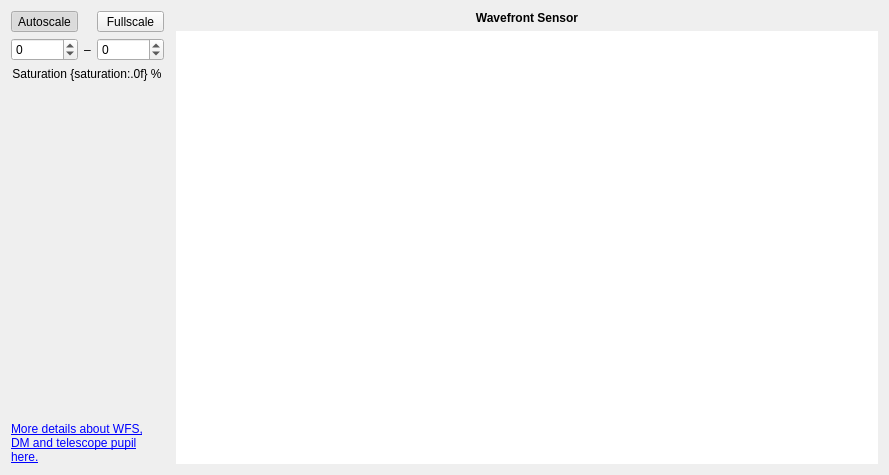
<?xml version="1.0" encoding="UTF-8"?>
<ui version="4.0">
 <class>WFSWidget</class>
 <widget class="QWidget" name="WFSWidget">
  <property name="geometry">
   <rect>
    <x>0</x>
    <y>0</y>
    <width>889</width>
    <height>475</height>
   </rect>
  </property>
  <property name="windowTitle">
   <string>Wavefront Sensor - KalAO</string>
  </property>
  <layout class="QGridLayout" name="gridLayout" columnstretch="0,1">
   <item row="0" column="1">
    <widget class="QLabel" name="title_label">
     <property name="font">
      <font>
       <bold>true</bold>
      </font>
     </property>
     <property name="text">
      <string>Wavefront Sensor</string>
     </property>
     <property name="alignment">
      <set>Qt::AlignCenter</set>
     </property>
    </widget>
   </item>
   <item row="1" column="1">
    <widget class="KGraphicsView" name="wfs_view">
     <property name="enabled">
      <bool>true</bool>
     </property>
     <property name="frameShape">
      <enum>QFrame::NoFrame</enum>
     </property>
     <property name="verticalScrollBarPolicy">
      <enum>Qt::ScrollBarAlwaysOff</enum>
     </property>
     <property name="horizontalScrollBarPolicy">
      <enum>Qt::ScrollBarAlwaysOff</enum>
     </property>
     <property name="sizeAdjustPolicy">
      <enum>QAbstractScrollArea::AdjustToContents</enum>
     </property>
    </widget>
   </item>
   <item row="0" column="0" rowspan="2">
    <layout class="QGridLayout" name="side_layout" columnstretch="0,0">
     <item row="0" column="0">
      <layout class="QGridLayout" name="scale_layout" columnstretch="1,0,1">
       <item row="2" column="0" colspan="3" alignment="Qt::AlignHCenter|Qt::AlignVCenter">
        <widget class="KLabel" name="saturation_label">
         <property name="text">
          <string>Saturation {saturation:.0f} %</string>
         </property>
         <property name="alignment">
          <set>Qt::AlignCenter</set>
         </property>
        </widget>
       </item>
       <item row="1" column="0">
        <widget class="KScaledDoubleSpinbox" name="min_spinbox">
         <property name="keyboardTracking">
          <bool>false</bool>
         </property>
         <property name="decimals">
          <number>0</number>
         </property>
         <property name="minimum">
          <double>-1000.000000000000000</double>
         </property>
         <property name="maximum">
          <double>100000.000000000000000</double>
         </property>
         <property name="singleStep">
          <double>100.000000000000000</double>
         </property>
        </widget>
       </item>
       <item row="1" column="2" alignment="Qt::AlignVCenter">
        <widget class="KScaledDoubleSpinbox" name="max_spinbox">
         <property name="keyboardTracking">
          <bool>false</bool>
         </property>
         <property name="decimals">
          <number>0</number>
         </property>
         <property name="minimum">
          <double>-1000.000000000000000</double>
         </property>
         <property name="maximum">
          <double>100000.000000000000000</double>
         </property>
         <property name="singleStep">
          <double>100.000000000000000</double>
         </property>
        </widget>
       </item>
       <item row="1" column="1">
        <widget class="QLabel" name="minmax_label">
         <property name="text">
          <string>–</string>
         </property>
        </widget>
       </item>
       <item row="0" column="2">
        <widget class="QToolButton" name="fullscale_button">
         <property name="sizePolicy">
          <sizepolicy hsizetype="Minimum" vsizetype="Fixed">
           <horstretch>0</horstretch>
           <verstretch>0</verstretch>
          </sizepolicy>
         </property>
         <property name="text">
          <string>Fullscale</string>
         </property>
         <property name="checkable">
          <bool>true</bool>
         </property>
        </widget>
       </item>
       <item row="0" column="0">
        <widget class="QToolButton" name="autoscale_button">
         <property name="sizePolicy">
          <sizepolicy hsizetype="Minimum" vsizetype="Fixed">
           <horstretch>0</horstretch>
           <verstretch>0</verstretch>
          </sizepolicy>
         </property>
         <property name="text">
          <string>Autoscale</string>
         </property>
         <property name="checkable">
          <bool>true</bool>
         </property>
         <property name="checked">
          <bool>true</bool>
         </property>
        </widget>
       </item>
      </layout>
     </item>
     <item row="1" column="0" colspan="2">
      <spacer name="verticalSpacer_2">
       <property name="orientation">
        <enum>Qt::Vertical</enum>
       </property>
       <property name="sizeHint" stdset="0">
        <size>
         <width>20</width>
         <height>40</height>
        </size>
       </property>
      </spacer>
     </item>
     <item row="2" column="0">
      <widget class="QLabel" name="label">
       <property name="text">
        <string>&lt;a href=&quot;https://gitlab.unige.ch/kalao/kalao-ics/-/wikis/Technical/WFS,-DM-and-telescope-pupil&quot;&gt;More details about WFS, DM and telescope pupil here.&lt;/a&gt;</string>
       </property>
       <property name="wordWrap">
        <bool>true</bool>
       </property>
       <property name="openExternalLinks">
        <bool>true</bool>
       </property>
       <property name="textInteractionFlags">
        <set>Qt::TextBrowserInteraction</set>
       </property>
      </widget>
     </item>
    </layout>
   </item>
  </layout>
 </widget>
 <customwidgets>
  <customwidget>
   <class>KLabel</class>
   <extends>QLabel</extends>
   <header>kalao</header>
  </customwidget>
  <customwidget>
   <class>KGraphicsView</class>
   <extends>QGraphicsView</extends>
   <header>kalao</header>
  </customwidget>
  <customwidget>
   <class>KScaledDoubleSpinbox</class>
   <extends>QDoubleSpinBox</extends>
   <header>kalao</header>
  </customwidget>
 </customwidgets>
 <resources/>
 <connections/>
</ui>
